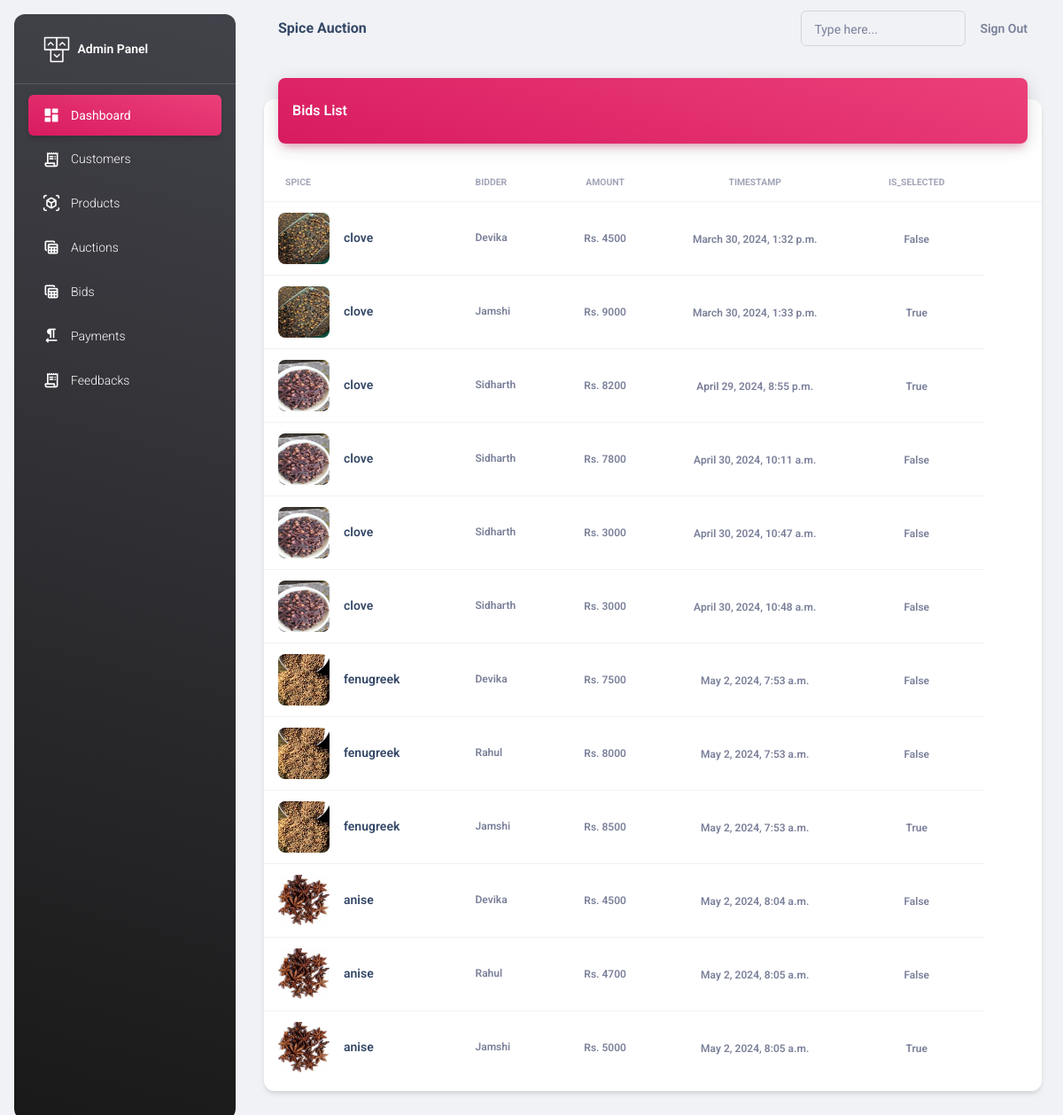
/adminapi/bids/ (signed in), run on an earlier commit of the app's database.
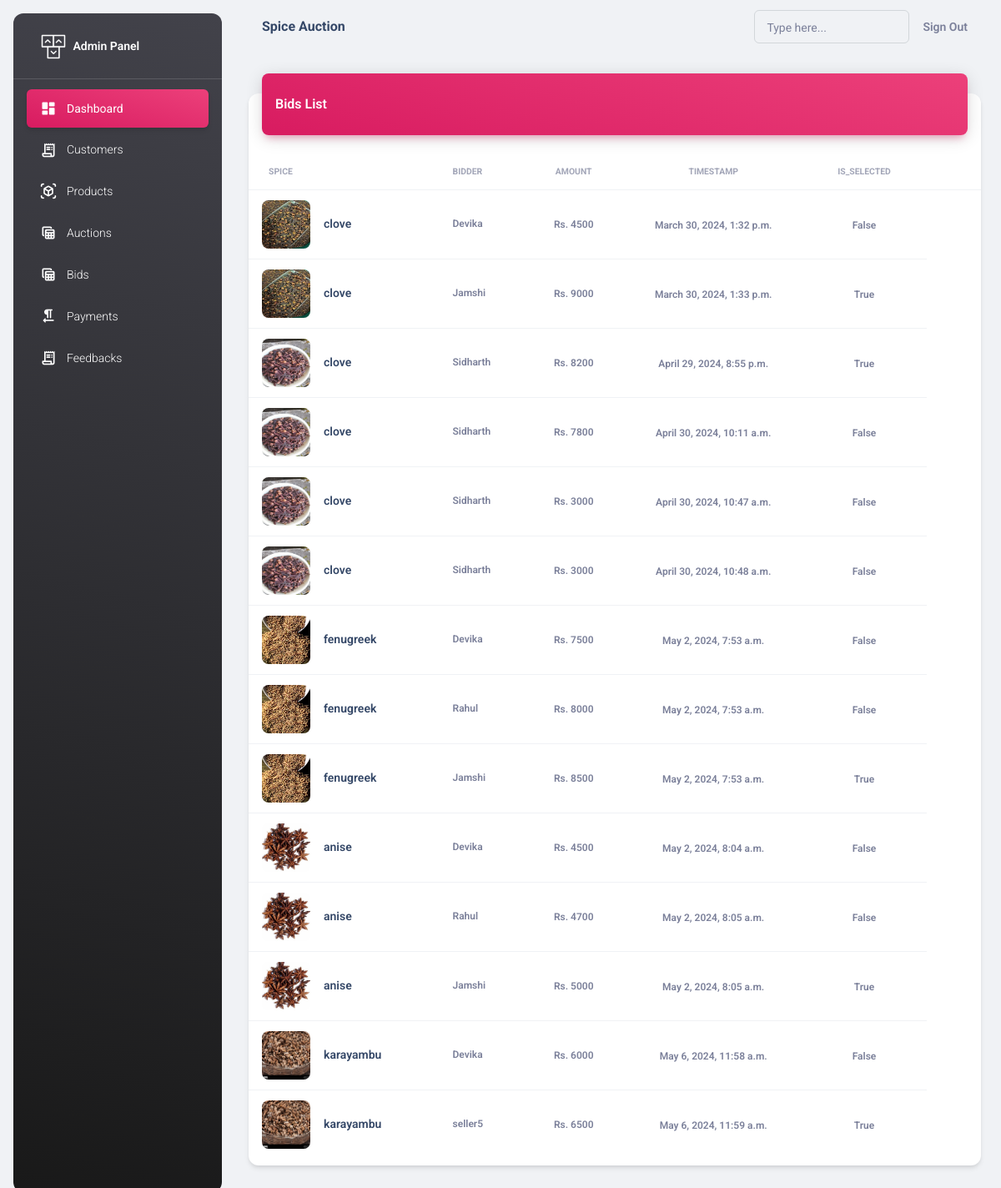
And on a later commit of the database.
### adminapi/models.py (models this page shows, shortened)
class Bid(models.Model):
    auction = models.ForeignKey(Auction, on_delete=models.CASCADE)
    bidder = models.ForeignKey(Seller, on_delete=models.CASCADE)
    amount = models.PositiveIntegerField()
    timestamp = models.DateTimeField(auto_now_add=True)
    is_selected=models.BooleanField(default=False)

class Auction(models.Model):
    spice = models.ForeignKey(Spice, on_delete=models.CASCADE)
    auctioneer = models.ForeignKey(Seller, on_delete=models.CASCADE)
    starting_bid = models.DecimalField(max_digits=10, decimal_places=2)
    expected_bid = models.DecimalField(max_digits=10, decimal_places=2, default=0)
    number_of_lots = models.IntegerField(default=1)
    end_time = models.DateTimeField()
    created_at = models.DateTimeField(auto_now_add=True)
    choices= [
        ('Available', 'Available'),
        ('Sold', 'Sold'),
        ('Expired', 'Expired'),
    ]
    status=models.CharField(max_length=50, choices=choices, default='Available')

class Spice(models.Model):
    seller = models.ForeignKey(Seller, on_delete=models.CASCADE)
    name = models.CharField(max_length=100)
    description = models.CharField(max_length=100)
    stock_quantity = models.PositiveIntegerField(default=0)
    image = models.ImageField(upload_to="images", null=True)
    created_at = models.DateTimeField(auto_now_add=True)
    choices= [
        ('Available', 'Available'),
        ('Not Available', 'Not Available'),
    ]
    status=models.CharField(max_length=50, choices=choices, default='Available')

class CustomUser(AbstractUser):
    user_type_choices = [
        ('Admin', 'Admin'),
        ('Seller', 'Seller'),
    ]
    user_type = models.CharField(max_length=50, choices=user_type_choices, default='Admin')

class Seller(CustomUser):
    name = models.CharField(max_length=100)
    phone = models.CharField(max_length=100)
    email_address = models.EmailField()
    address = models.CharField(max_length=100)
    id_proof = models.FileField(null=True, upload_to="images")
    profile = models.ImageField(upload_to="images", null=True)
    is_available = models.BooleanField(default=True)

### adminapi/views.py (the view)
# urls.py: path("bids/",views.BidsView.as_view(),name="bids"),
@method_decorator(decs,name="dispatch")
class BidsView(ListView):
    template_name="bids.html"
    model=Bid
    context_object_name="bids"

### adminapi/views.py (called while the page is built)
def signin_required(fn):
    def wrapper(request,*args,**kwargs):
        if not request.user.is_authenticated:
            messages.error(request,"invalid session!..please login")
            return redirect("adminsignin")
        else:
            return fn(request,*args,**kwargs)
    return wrapper

def is_admin(fn):
    def wrapper(request,*args,**kwargs):
        if not request.user.is_superuser:
            messages.error(request,"Permission denied for current user !")
            return redirect("adminsignin")
        else:
            return fn(request,*args,**kwargs)
    return wrapper

### adminapi/templates/bids.html
{%extends 'base.html'%}
{%load static%}
{%block body_block%}
<div class="container-fluid py-4">
    <div class="row">
      <div class="col-12">
        <div class="card my-4">
          <div class="card-header p-0 position-relative mt-n4 mx-3 z-index-2">
            <div class="bg-gradient-primary shadow-primary border-radius-lg pt-4 pb-3">
              <h6 class="text-white text-capitalize ps-3">Bids List</h6>
            </div>
          </div>
          <div class="card-body px-0 pb-2">
            <div class="table-responsive p-0">
              <table class="table align-items-center mb-0">
                <thead>
                  <tr>
                    <th class="text-uppercase text-secondary text-xxs font-weight-bolder opacity-7">Spice</th>
                    <th class="text-uppercase text-secondary text-xxs font-weight-bolder opacity-7 ps-2">Bidder</th>
                    <th class="text-center text-uppercase text-secondary text-xxs font-weight-bolder opacity-7">Amount</th>
                    <th class="text-center text-uppercase text-secondary text-xxs font-weight-bolder opacity-7">TimeStamp</th>
                    <th class="text-center text-uppercase text-secondary text-xxs font-weight-bolder opacity-7">Is_selected</th>
                    <th class="text-secondary opacity-7"></th>
                  </tr>
                </thead>
                <tbody>
                    {%for bid in bids%}
                        <tr>
                            <td>
                            <div class="d-flex px-2 py-1">
                                <div>
                                <img src="{{bid.auction.spice.image.url}}" class="avatar avatar-lg me-3 border-radius-lg">
                                </div>
                                <div class="d-flex flex-column justify-content-center">
                                <h6 class="mb-0 text-sm">{{bid.auction.spice.name}}</h6>
                                </div>
                            </div>
                            </td>
                            <td>
                            <p class="text-xs font-weight-bold mb-0">{{bid.bidder.name}}</p>
                            </td>
                            <td class="align-middle text-center text-sm">
                            <span class="text-secondary text-xs font-weight-bold">Rs. {{bid.amount}}</span>
                            </td>
                            <td class="align-middle text-center">
                            <span class="text-secondary text-xs font-weight-bold">{{bid.timestamp}}</span>
                            </td>
                            <td class="align-middle text-center">
                              <span class="text-secondary text-xs font-weight-bold">{{bid.is_selected}}</span>
                            </td>
                        </tr>
                    {%endfor%}
                </tbody>
              </table>
            </div>
          </div>
        </div>
      </div>
    </div>
  </div>
{%endblock%}

### adminapi/templates/base.html (shortened to what this page needs)
<!DOCTYPE html>
<html lang="en">
<head>
  <link href="../assets/css/nucleo-icons.css" rel="stylesheet" />
  <link href="../assets/css/nucleo-svg.css" rel="stylesheet" />
  <link id="pagestyle" href="../assets/css/material-dashboard.css?v=3.0.0" rel="stylesheet" />
</head>
<body class="g-sidenav-show  bg-gray-200">
  <aside class="sidenav navbar navbar-vertical navbar-expand-xs border-0 border-radius-xl my-3 fixed-start ms-3   bg-gradient-dark" id="sidenav-main">
    <div class="sidenav-header">
      <a class="navbar-brand m-0" href=" https://demos.creative-tim.com/material-dashboard/pages/dashboard " target="_blank">
        <img src="../assets/img/logo-ct.png" class="navbar-brand-img h-100" alt="main_logo">
        <span class="ms-1 font-weight-bold text-white">Admin Panel</span>
      </a>
    </div>
    <hr class="horizontal light mt-0 mb-2">
      <ul class="navbar-nav">
        <li class="nav-item">
          <a class="nav-link text-white active bg-gradient-primary" href="{%url 'home'%}">
            <div class="text-white text-center me-2 d-flex align-items-center justify-content-center">
              <i class="material-icons opacity-10">dashboard</i>
            </div>
            <span class="nav-link-text ms-1">Dashboard</span>
          </a>
        </li>
        <li class="nav-item">
          <a class="nav-link text-white " href="{%url 'sellers'%}">
            <div class="text-white text-center me-2 d-flex align-items-center justify-content-center">
              <i class="material-icons opacity-10">receipt_long</i>
            </div>
            <span class="nav-link-text ms-1">Customers</span>
          </a>
        </li>
        <li class="nav-item">
          <a class="nav-link text-white " href="{%url 'products'%}">
            <div class="text-white text-center me-2 d-flex align-items-center justify-content-center">
              <i class="material-icons opacity-10">view_in_ar</i>
            </div>
            <span class="nav-link-text ms-1">Products</span>
          </a>
        </li>
        <li class="nav-item">
          <a class="nav-link text-white " href="{%url 'auctions'%}">
            <div class="text-white text-center me-2 d-flex align-items-center justify-content-center">
              <i class="material-icons opacity-10">table_view</i>
            </div>
            <span class="nav-link-text ms-1">Auctions</span>
          </a>
        </li>
        <li class="nav-item">
          <a class="nav-link text-white " href="{%url 'bids'%}">
            <div class="text-white text-center me-2 d-flex align-items-center justify-content-center">
              <i class="material-icons opacity-10">table_view</i>
            </div>
            <span class="nav-link-text ms-1">Bids</span>
          </a>
        </li>
        <li class="nav-item">
          <a class="nav-link text-white " href="{%url 'payments'%}">
            <div class="text-white text-center me-2 d-flex align-items-center justify-content-center">
              <i class="material-icons opacity-10">format_textdirection_r_to_l</i>
            </div>
            <span class="nav-link-text ms-1">Payments</span>
          </a>
        </li>
        <li class="nav-item">
          <a class="nav-link text-white " href="{%url 'feedbacks'%}">
            <div class="text-white text-center me-2 d-flex align-items-center justify-content-center">
              <i class="material-icons opacity-10">receipt_long</i>
            </div>
            <span class="nav-link-text ms-1">Feedbacks</span>
          </a>
        </li>
      </ul>
  </aside>
  <main class="main-content position-relative max-height-vh-100 h-100 border-radius-lg ">
    <nav class="navbar navbar-main navbar-expand-lg px-0 mx-4 shadow-none border-radius-xl" id="navbarBlur" navbar-scroll="true">
      <div class="container-fluid py-1 px-3">
        <nav aria-label="breadcrumb">
          <h6 class="font-weight-bolder mb-0">Spice Auction</h6>
        </nav>
        <div class="collapse navbar-collapse mt-sm-0 mt-2 me-md-0 me-sm-4" id="navbar">
          <div class="ms-md-auto pe-md-3 d-flex align-items-center">
            <div class="input-group input-group-outline">
              <label class="form-label">Type here...</label>
              <input type="text" class="form-control">
            </div>
          </div>
          <ul class="navbar-nav  justify-content-end">
            <li class="nav-item d-flex align-items-center">
              <a href="{%url 'adminsignout'%}" class="nav-link text-body font-weight-bold px-0">
                <span class="d-sm-inline d-none">Sign Out</span>
              </a>
            </li>
          </ul>
        </div>
      </div>
    </nav>
    {%block body_block%}
    {%endblock%}
</body>
</html>

What changed in the data, as far as the page shows it:
added Bid: auction.spice.image (picture), auction.spice.name "karayambu", bidder.name "Devika", amount "6000", timestamp "May 6, 2024, 11:58 a.m.", is_selected "False"
added Bid: auction.spice.image (picture), auction.spice.name "karayambu", bidder.name "seller5", amount "6500", timestamp "May 6, 2024, 11:59 a.m.", is_selected "True"
